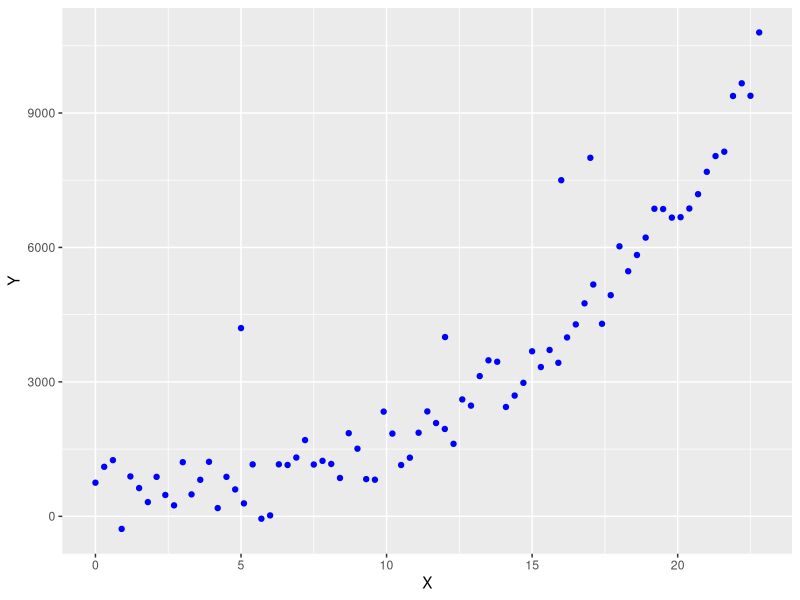
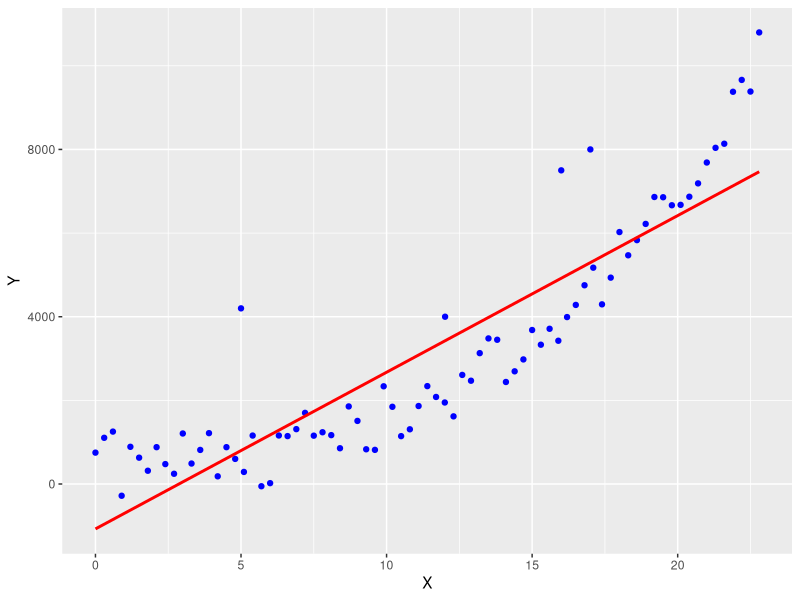
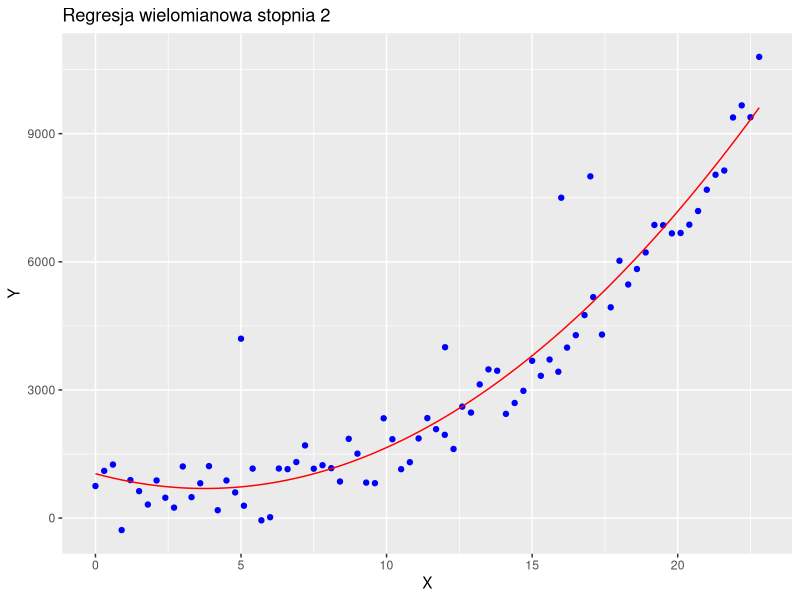
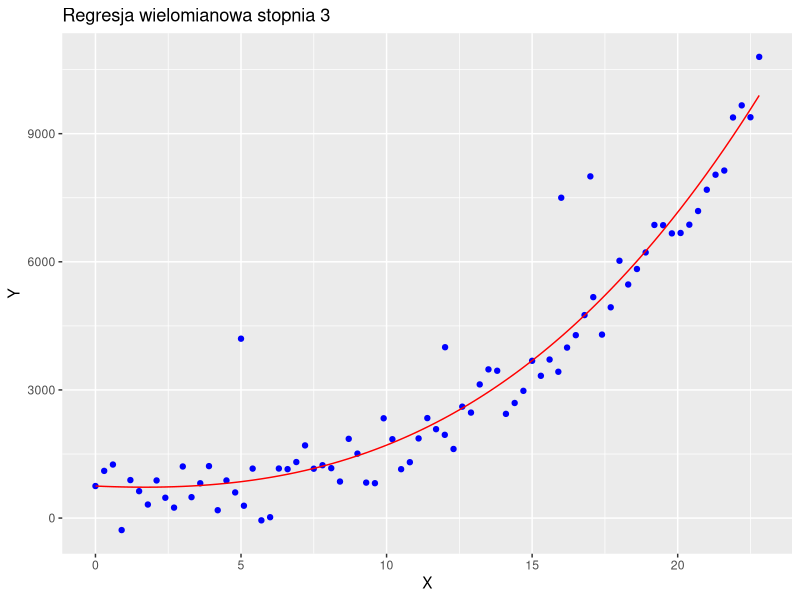
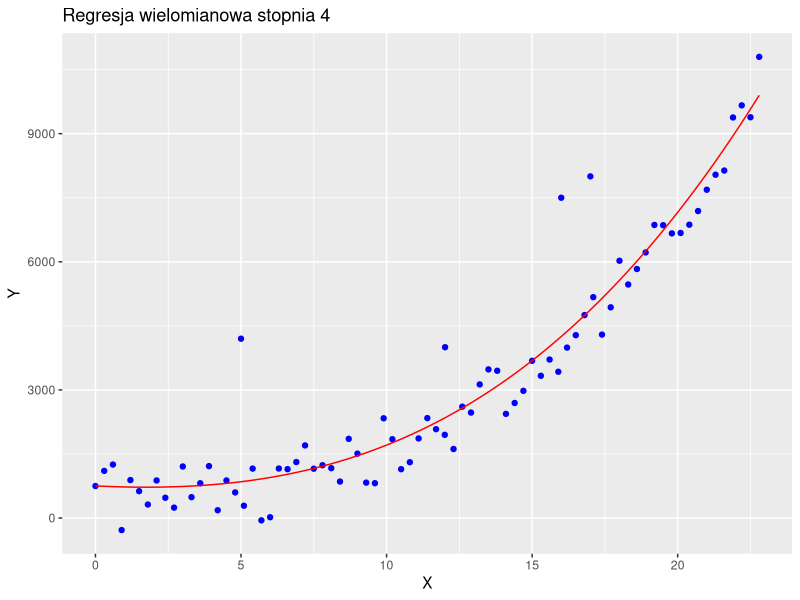
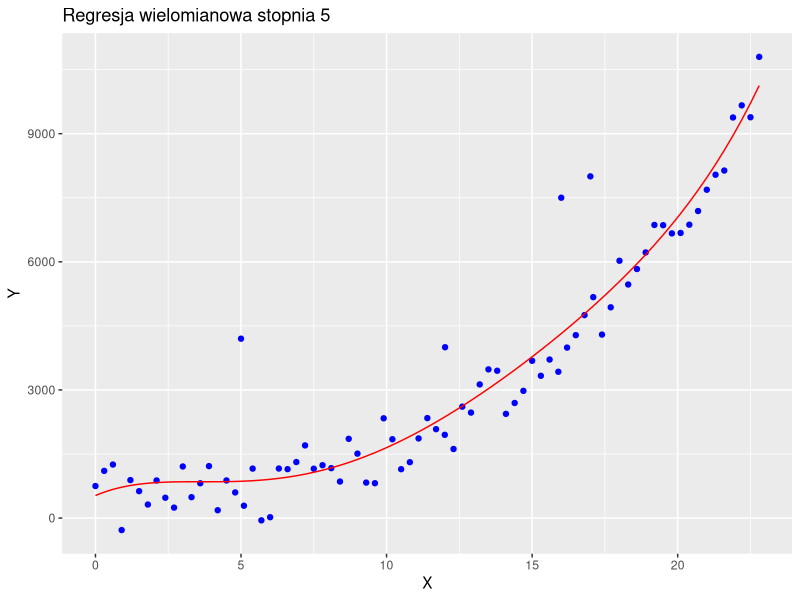
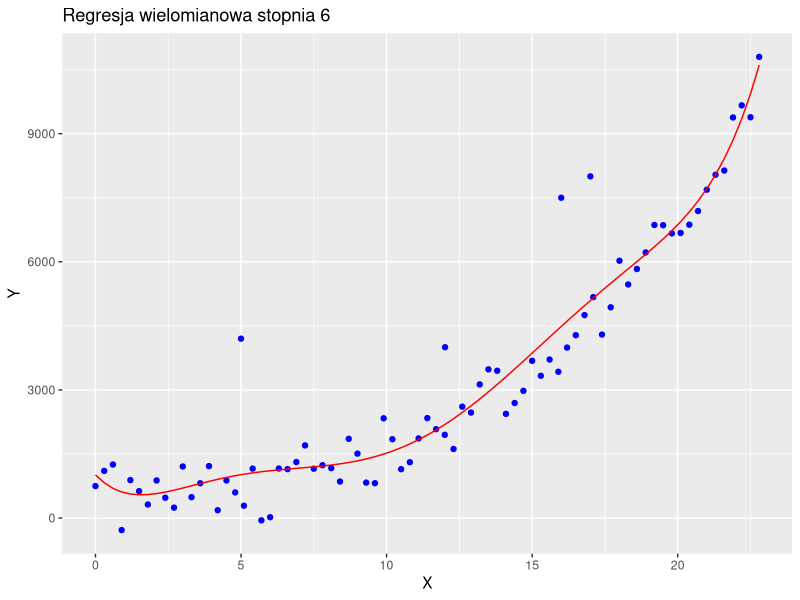
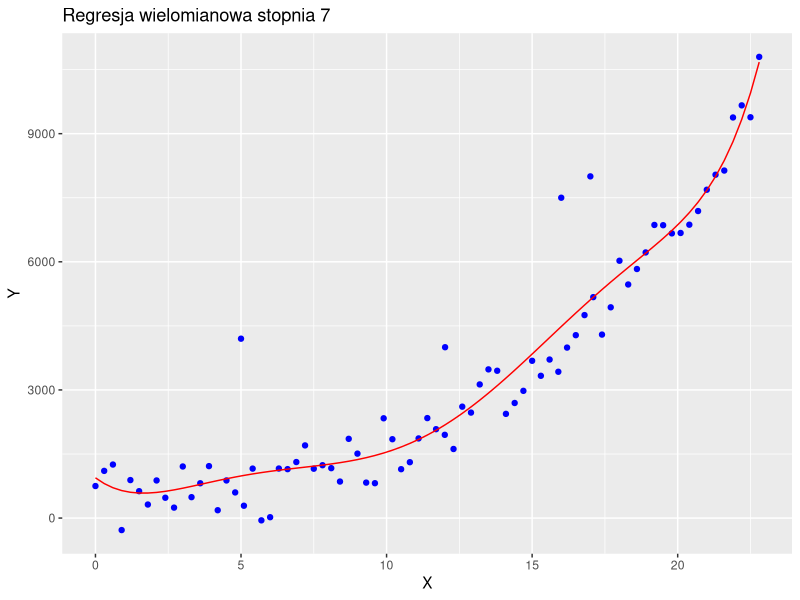

Write the R code that produced these figures, in order.
## ---- chunk 1
dane = read.delim("dane.txt")
head(dane)

library(ggplot2)
wykres <- ggplot(dane, aes(x=X, y=Y)) +
  geom_point(color="blue") +
  labs(x="X", y="Y") 
wykres
## ---- chunk 2
model <- lm(Y ~ X, data=dane)
summary(model)

#a)
blad <- paste(summary(model)[6])
cat("Błąd między prognozą modelu a rzeczywistymi wynikami:", blad, "\n")

#b)
parametry <- coef(model)
cat("Wyestymowane parametry modelu:",parametry,"\n")

#c)
r_squared <- summary(model)$r.squared
cat("Wartość współczynnika R^2:", r_squared, "\n")
#"Interpretacja: Około 79.5% zmienności w Y może być wyjaśnione przez zmienność w X, a pozostałe 20.5% zmienności w Y może być wynikiem innych czynników. Czyli nasz model jest dobrze dopasowany do danych"
## ---- chunk 3
wykres + geom_smooth(method = "lm", se = FALSE, color = "red")
## ---- chunk 4
for (i in 2:10) {
  model <- lm(Y ~ poly(X, i, raw = TRUE), data = dane)
  rse <- paste(summary(model)[6])
  r_squared <- summary(model)$r.squared
  wspolczynniki <- coef(model)
  
  dane$prognoza <- predict(model)
  
  wykres <- ggplot(dane, aes(x = X, y = Y)) +
    geom_point(color = "blue") +  
    geom_line(aes(y = prognoza), color = "red") +
    labs(title = paste("Regresja wielomianowa stopnia", i), x = "X", y = "Y") 
  
  print(wykres)
  cat("Stopień wielomianu:", i, "\n")
  cat("Współczynniki regresji:", wspolczynniki, "\n")
  cat("RSE:", rse, "\n")
  cat("R^2:", r_squared, "\n")
}
